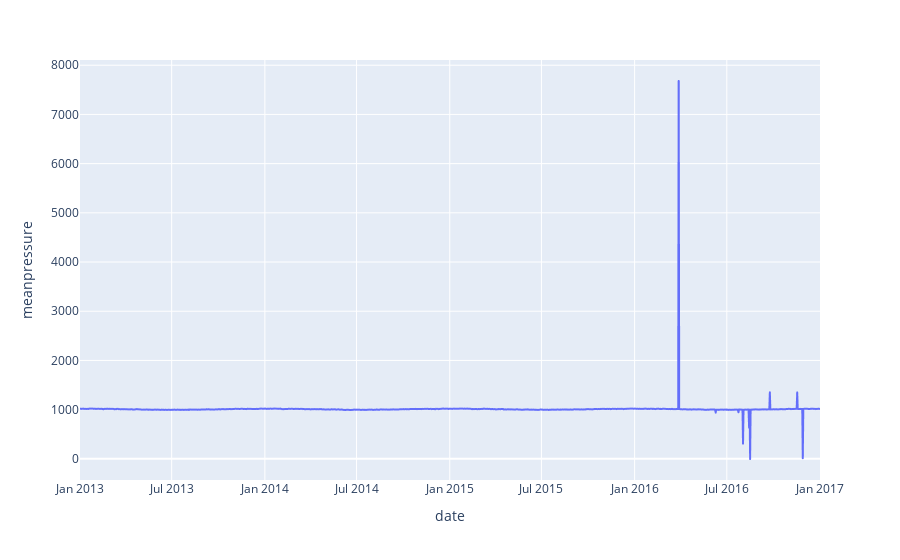

Write notebook code for a chart like this one.
### Code cell
fig = px.line(df, x = df.index, y = 'meanpressure')
fig.show()

### Figure 1 — Plotly figure (JSON) as saved in the notebook; plotly's stock layout.template omitted (floating-point values rounded to 4 significant figures; data arrays with more than 128 entries replaced by an {"elided": "..."} marker saying what was removed)
{"data": [{"hovertemplate": "date=%{x}<br>meanpressure=%{y}<extra></extra>", "legendgroup": "", "line": {"color": "#636efa", "dash": "solid"}, "marker": {"symbol": "circle"}, "mode": "lines", "name": "", "showlegend": false, "type": "scattergl", "x": {"elided": "1462 str values"}, "xaxis": "x", "y": {"elided": "1462 float values"}, "yaxis": "y"}], "layout": {"legend": {"tracegroupgap": 0}, "margin": {"t": 60}, "xaxis": {"anchor": "y", "domain": [0, 1], "title": {"text": "date"}}, "yaxis": {"anchor": "x", "domain": [0, 1], "title": {"text": "meanpressure"}}}}
